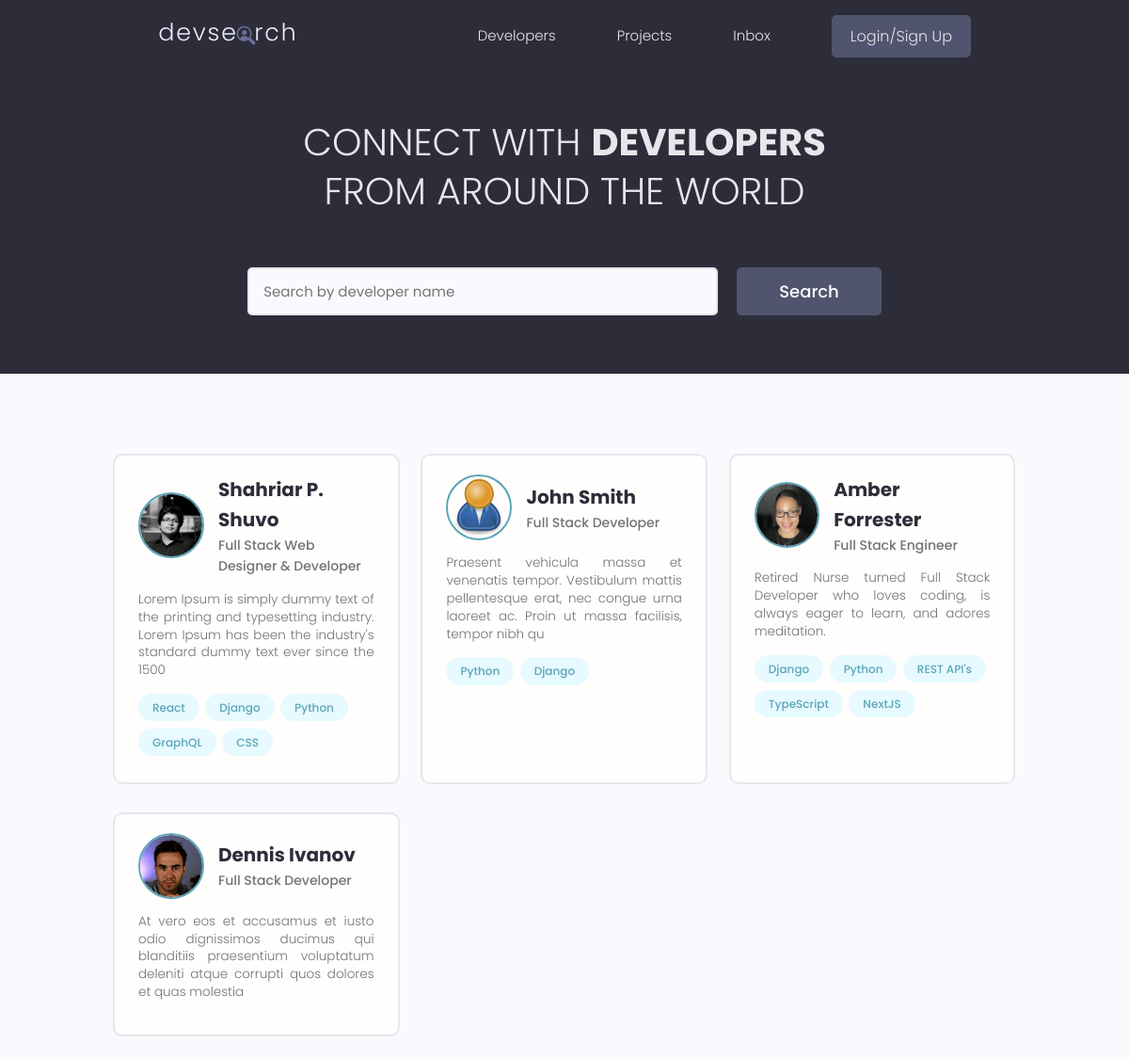
/, run on an earlier commit of the app's database.
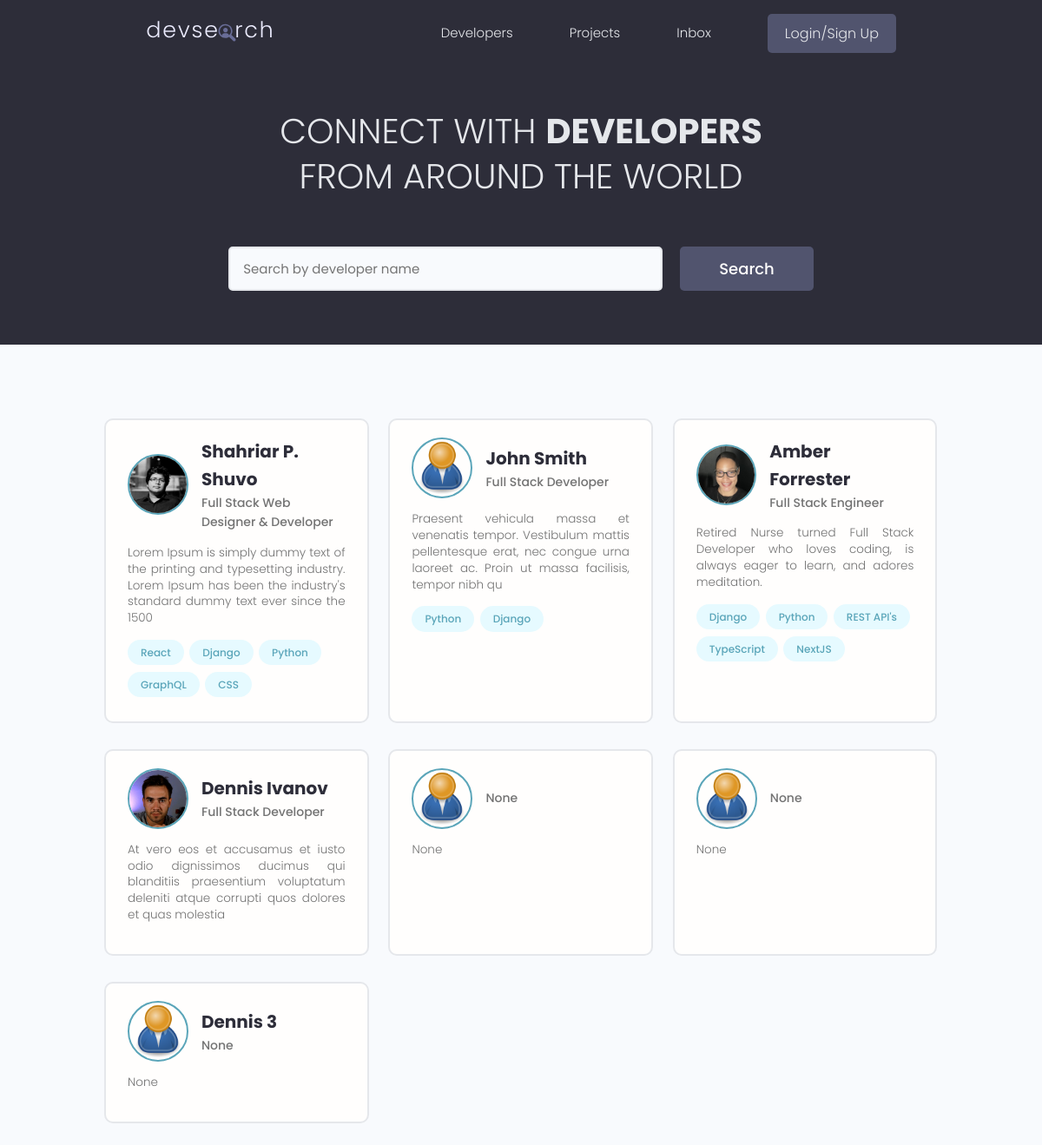
And on a later commit of the database.
### users/models.py (models this page shows, shortened)
class Profile(models.Model):
    user = models.OneToOneField(
        User, on_delete=models.CASCADE, null=True, blank=True)
    name = models.CharField(max_length=200, null=True, blank=True)
    email = models.EmailField(max_length=500, null=True, blank=True)
    username = models.CharField(max_length=200, null=True, blank=True)
    location = models.CharField(max_length=200, null=True, blank=True)
    short_intro = models.CharField(max_length=200, null=True, blank=True)
    bio = models.TextField(null=True, blank=True)
    profile_image = models.ImageField(null=True, blank=True, upload_to='profiles/',
        default="profiles/user-default.png")
    social_github = models.CharField(max_length=200, null=True, blank=True)
    social_twitter = models.CharField(max_length=200, null=True, blank=True)
    social_linkedin = models.CharField(max_length=200, null=True, blank=True)
    social_youtube = models.CharField(max_length=200, null=True, blank=True)
    social_website = models.CharField(max_length=200, null=True, blank=True)
    created = models.DateTimeField(auto_now_add=True)
    id = models.UUIDField(default=uuid.uuid4, unique=True,
                          primary_key=True, editable=False)

class Skill(models.Model):
    owner = models.ForeignKey(Profile, on_delete=models.CASCADE,
                            null=True, blank=True)
    name = models.CharField(max_length=200, null=True, blank=True)
    description = models.TextField(null=True, blank=True)
    created = models.DateTimeField(auto_now_add=True)
    id = models.UUIDField(default=uuid.uuid4, unique=True,
                          primary_key=True, editable=False)
    def __str__(self):
        return str(self.name)

### users/views.py (the view)
# urls.py: path('', views.profiles, name='profiles'),
def profiles(request):
    profiles = Profile.objects.all()
    context = {'profiles': profiles}
    return render(request, 'users/profiles.html', context)

### users/templates/users/profiles.html (shortened to what this page needs)
{% extends 'main.html' %}
{% block content %}
<main class="home">
    <section class="hero-section text-center">
        <div class="container container--narrow">
            <div class="hero-section__box">
            <h2>CONNECT WITH <span>DEVELOPERS</span></h2>
            <h2>FROM AROUND THE WORLD</h2>
            </div>
            <div class="hero-section__search">
                <form class="form" action="#" method="get">
                    <div class="form__field">
                    <input class="input input--text" id="formInput#search" type="text" name="text"
                        placeholder="Search by developer name" />
                    </div>
                    <input class="btn btn--sub btn--lg" type="submit" value="Search" />
                </form>
            </div>
        </div>
    </section>
    <section class="devlist">
        <div class="container">
            <div class="grid grid--three">
                {% for profile in profiles%}
                <div class="column card">
                    <div class="dev">
                        <a href="{% url 'user-profile' profile.id %}" class="card__body">
                            <div class="dev__profile">
                                <img class="avatar avatar--md" src="{{ profile.profile_image.url }}" alt="image" />
                                <div class="dev__meta">
                                    <h3>{{ profile.name }}</h3>
                                    <h5>{{ profile.short_intro|slice:"60" }}</h5>
                                </div>
                            </div>
                            <p class="dev__info">{{ profile.bio|slice:"150" }}</p>
                            <div class="dev__skills">
                                {% for skill in profile.skill_set.all|slice:"5" %}
                                <span class="tag tag--pill tag--main">
                                    <small>{{skill}}</small>
                                </span>
                                {% endfor %}
                            </div>
                        </a>
                    </div>
                </div>
                {% endfor %}
            </div>
        </div>
    </section>
</main>
{% endblock content %}

### templates/main.html (shortened to what this page needs)
<!DOCTYPE html>
{% load static %}
<html>
<head>
    <link rel="stylesheet" href="https://cdn.iconmonstr.com/1.3.0/css/iconmonstr-iconic-font.min.css"/>
    <link rel="stylesheet" href="{% static 'uikit/styles/uikit.css' %}"/>
    <link rel="stylesheet" href="{% static 'styles/app.css' %}"/>
</head>
<body>
    {% include 'navbar.html' %}
    {% block content %}
    {% endblock content %}
</body>
</html>

### templates/navbar.html (shortened to what this page needs)
{% load static %}
<header class="header">
    <div class="container container--narrow">
      <a href="{% url 'profiles' %}" class="header__logo">
        <img src="{% static 'images/logo.svg' %}" alt="DevSearch Logo" />
      </a>
      <nav class="header__nav">
        <ul class="header__menu">
          <li class="header__menuItem"><a href="{% url 'profiles' %}">Developers</a></li>
          <li class="header__menuItem"><a href="{% url 'projects' %}">Projects</a></li>
          <li class="header__menuItem"><a href="">Inbox</a></li>
          {% if request.user.is_authenticated %}
          <li class="header__menuItem"><a href="{% url 'account' %}">Account</a></li>
          <li class="header__menuItem"><a href="{% url 'logout' %}" class="btn btn--sub">Logout</a></li>
          {% else %}
          <li class="header__menuItem"><a href="{% url 'login' %}" class="btn btn--sub">Login/Sign Up</a></li>
          {% endif %}
        </ul>
      </nav>
    </div>
  </header>

### static/styles/app.css (style rules this page uses)
:root { --color-sub: #2d2d39; }
.btn--sub { background-color: var(--color-sub-light); }
.card { border: 2px solid var(--color-light); }
img { width: 100%; }
.header { position: sticky; z-index: 111; background-color: var(--color-sub); padding: 1.5rem 0; }
.header > .container { display: flex; justify-content: space-between; align-items: center; }
.header__logo > img { height: 3.8rem; }
.header__nav > ul { display: inline-flex; align-items: center; list-style: none; gap: 6.5rem; }
.header__menuItem > a { color: var(--color-light); font-weight: 300; }
.hero-section { height: 40vh; display: flex; align-items: center; background-color: var(--color-sub); }
.hero-section__box { margin-bottom: 4rem; }
.hero-section__box > h2, .hero-section__box > h2 > span { font-size: 4rem; color: var(--color-light); line-height: 1.3; text-transform: uppercase; }
.hero-section__box > h2 { font-weight: 300; }
.hero-section__box > h2 > span { font-weight: 700; }
.hero-section__search > .form { display: flex; align-items: center; justify-content: center; gap: 2rem; }
.hero-section__search > .form input.input--text { width: 50rem; }
.devlist { margin-top: 8rem; }
.devlist .grid { align-items: stretch; }
.devlist .dev .dev__profile { display: flex; align-items: center; gap: 1.5rem; }
.devlist .dev .dev__meta h3 { color: var(--color-sub); font-size: 2rem; font-weight: 700; }
.devlist .dev .dev__meta h5 { color: var(--color-text); font-size: 1.4rem; font-weight: 500; }
.devlist .dev .dev__info { margin: 1.5rem 0; font-size: 1.35rem; line-height: 1.4; text-align: justify; }

### static/uikit/styles/modules/_variables.css (style rules this page uses)
:root { --color-main: #5aa5b9; --color-main-light: #e6faff; --color-sub: #3f4156; --color-sub-light: #51546e; --color-sub-lighter: #ededfd; --color-text: #737373; --color-gray: #8b8b8b; --color-light: #e5e7eb; --color-light-gray: #767676; --color-bg: #f8fafd; --color-white: #fffefd; --color-white-light: #f3f3f3; --color-success: #359e64; --color-success-bg: #def8e8; --color-error: #fc4b0b; --color-error-bg: #fff2ee; --font-base: 'Poppins', arial, helvetica, 'Segoe UI', roboto, ubuntu, sans-serif; --font-monospace: 'Fira Code', 'Courier New', courier, monospace; --font-regular: 300; --font-medium: 500; --font-bold: 700; --generic-shadow: 1px 1px 5px #00000010; --generic-transition: all 0.3s ease-in-out; }

### static/uikit/styles/modules/_base.css (style rules this page uses)
* { margin: 0; padding: 0; box-sizing: border-box; text-rendering: optimizeLegibility; color: inherit; font-size: inherit; }
html { font-size: 50%; }
@media only screen and (min-width: 480px) { html { font-size: 56.25%; } }
@media only screen and (min-width: 1200px) { html { font-size: 62.5%; } }
body { line-height: 1.6; font-weight: 400; font-size: 1.5rem; color: var(--color-text); background-color: var(--color-bg); min-height: 100vh; }

### static/uikit/styles/modules/_typography.css (style rules this page uses)
* { font-family: var(--font-base); }
h2 { font-size: 3.6rem; font-weight: var(--font-bold); }
h3 { font-size: 3.2rem; font-weight: var(--font-medium); }
h5 { font-size: 2.4rem; font-weight: var(--font-medium); }
h5, h6 { font-weight: var(--font-regular); }
p, span, strong { font-size: 1.6rem; color: var(--color-text); font-weight: var(--font-regular); }
a { padding-bottom: 2px; text-decoration: none; display: inline-block; color: var(--color-main); font-weight: var(--font-medium); }

### static/uikit/styles/modules/_utilities.css (style rules this page uses)
.container { width: 92%; max-width: 165rem; margin: 0 auto; box-sizing: border-box; }
.container--narrow { width: 92%; max-width: 120rem; }
@media screen and (min-width: 1000px) { .container { width: 90%; } }
@media screen and (min-width: 1000px) { .container--narrow { width: 85%; } }
@media screen and (min-width: 1200px) { .container { width: 80%; } }
@media screen and (min-width: 1200px) { .container--narrow { width: 72%; } }
.text-center { text-align: center; }

### static/uikit/styles/modules/_avatar.css (style rules this page uses)
.avatar { border-radius: 50%; border: 2px solid var(--color-main); object-fit: cover; }
.avatar--md { height: 7rem; width: 7rem; }

### static/uikit/styles/modules/_button.css (style rules this page uses)
.btn { display: inline-block; position: relative; cursor: pointer; background-color: var(--color-light); font-weight: var(--font-medium); color: var(--color-sub); text-decoration: none; padding: 1rem 2rem; border-radius: 0.5rem; border: none; width: -webkit-fit-content; width: -moz-fit-content; width: fit-content; height: -webkit-fit-content; height: -moz-fit-content; height: fit-content; font-size: 1.6rem; outline-width: 0; outline-color: transparent; -webkit-backface-visibility: hidden; backface-visibility: hidden; transition: all 0.3s ease-in-out; }
.btn--sub { background-color: var(--color-sub); color: var(--color-white); }
.btn--lg { font-size: 1.8rem; padding: 1.2rem 4.5rem; }

What changed in the data, as far as the page shows it:
added Profile: profile_image (placeholder picture), short_intro "None", bio "None"
added Profile: profile_image (placeholder picture), short_intro "None", bio "None"
added Profile: profile_image (placeholder picture), name "Dennis 3", short_intro "None", bio "None"
